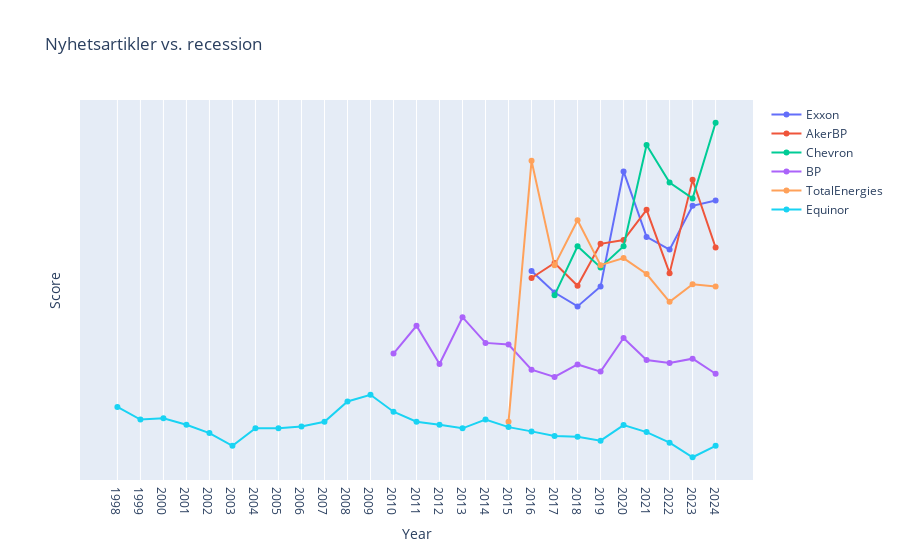

Source (notebook cell):
### Code cell
import plotly.graph_objects as go

# Combine all years into a single list and remove duplicates
all_years = sorted(set(year for company_years in years.values() for year in company_years))

# Create a plotly figure
fig = go.Figure()

# Plot the scores for each company
for company in plot_data.keys():
    fig.add_trace(go.Scatter(
        x=years[company],
        y=plot_data[company],
        mode='lines+markers',
        name=company
    ))

if len(centroid) > 30:
    title = centroid[:31]
else:
    title = centroid

# Customize the layout
fig.update_layout(
    title=f'Nyhetsartikler vs. {title}',
    xaxis_title='Year',
    yaxis_title='Score',
    xaxis=dict(tickmode='array', tickvals=all_years),
    yaxis=dict(tickmode='linear'),
    hovermode='x unified'
)

# Show the plot
fig.show()

### Figure 1 — Plotly figure (JSON) as saved in the notebook; plotly's stock layout.template omitted (floating-point values rounded to 4 significant figures)
{"data": [{"mode": "lines+markers", "name": "Exxon", "type": "scatter", "x": [2016, 2017, 2018, 2019, 2020, 2021, 2022, 2023, 2024], "y": [0.1011, 0.0923, 0.08661, 0.09475, 0.1421, 0.1152, 0.1099, 0.1279, 0.1301]}, {"mode": "lines+markers", "name": "AkerBP", "type": "scatter", "x": [2016, 2017, 2018, 2019, 2020, 2021, 2022, 2023, 2024], "y": [0.09828, 0.1045, 0.09507, 0.1123, 0.1139, 0.1263, 0.1003, 0.1386, 0.1108]}, {"mode": "lines+markers", "name": "Chevron", "type": "scatter", "x": [2017, 2018, 2019, 2020, 2021, 2022, 2023, 2024], "y": [0.09121, 0.1113, 0.1026, 0.1114, 0.1529, 0.1375, 0.131, 0.1621]}, {"mode": "lines+markers", "name": "BP", "type": "scatter", "x": [2010, 2011, 2012, 2013, 2014, 2015, 2016, 2017, 2018, 2019, 2020, 2021, 2022, 2023, 2024], "y": [0.06721, 0.07865, 0.06294, 0.08217, 0.07162, 0.07096, 0.06061, 0.05764, 0.06276, 0.05982, 0.07364, 0.06457, 0.06334, 0.06513, 0.05894]}, {"mode": "lines+markers", "name": "TotalEnergies", "type": "scatter", "x": [2015, 2016, 2017, 2018, 2019, 2020, 2021, 2022, 2023, 2024], "y": [0.03921, 0.1464, 0.1035, 0.122, 0.1036, 0.1065, 0.09992, 0.08848, 0.09573, 0.09476]}, {"mode": "lines+markers", "name": "Equinor", "type": "scatter", "x": [1998, 1999, 2000, 2001, 2002, 2003, 2004, 2005, 2006, 2007, 2008, 2009, 2010, 2011, 2012, 2013, 2014, 2015, 2016, 2017, 2018, 2019, 2020, 2021, 2022, 2023, 2024], "y": [0.04529, 0.04013, 0.04069, 0.03801, 0.03456, 0.02931, 0.03652, 0.03655, 0.03728, 0.03918, 0.04752, 0.05029, 0.04334, 0.03921, 0.03801, 0.03652, 0.04013, 0.03701, 0.03525, 0.0334, 0.03303, 0.03144, 0.03784, 0.03496, 0.03061, 0.02463, 0.02931]}], "layout": {"hovermode": "x unified", "title": {"text": "Nyhetsartikler vs. recession"}, "xaxis": {"tickmode": "array", "tickvals": [1998, 1999, 2000, 2001, 2002, 2003, 2004, 2005, 2006, 2007, 2008, 2009, 2010, 2011, 2012, 2013, 2014, 2015, 2016, 2017, 2018, 2019, 2020, 2021, 2022, 2023, 2024], "title": {"text": "Year"}}, "yaxis": {"tickmode": "linear", "title": {"text": "Score"}}}}
